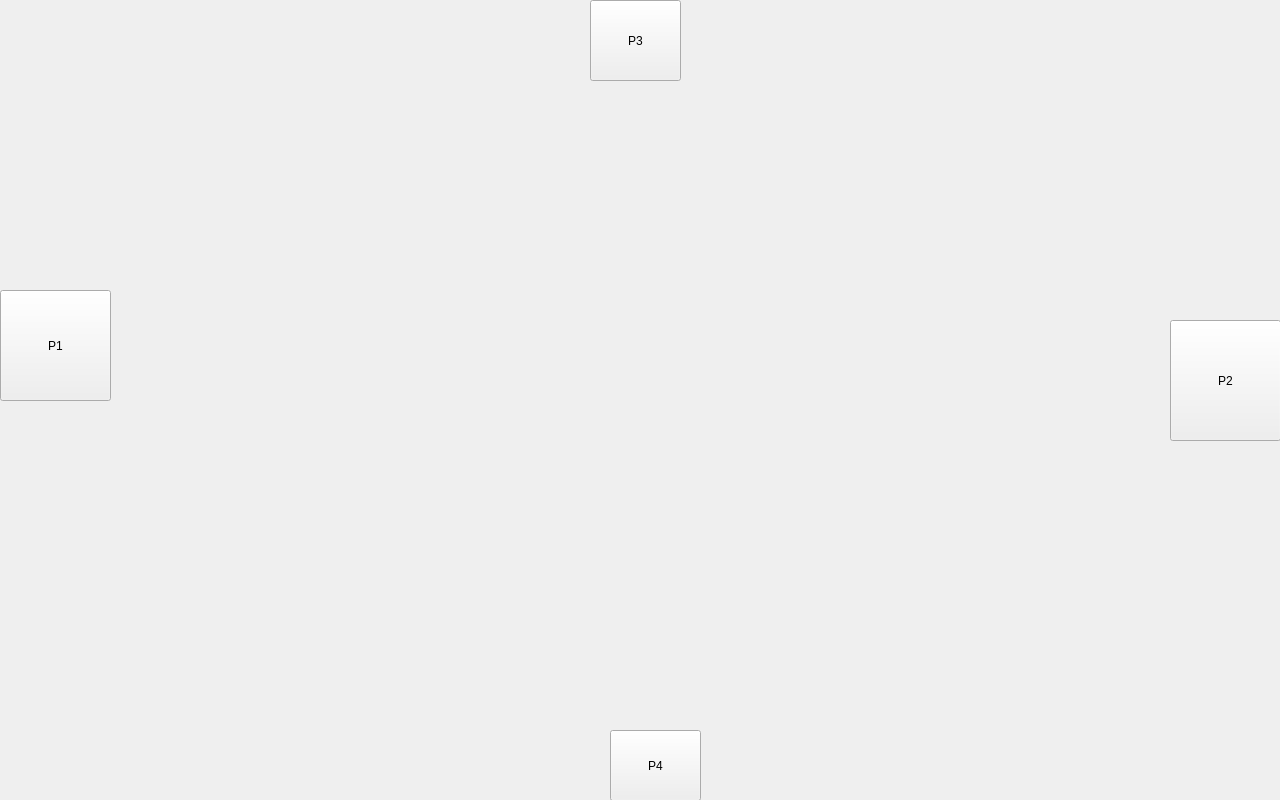
<?xml version="1.0" encoding="UTF-8"?>
<ui version="4.0">
 <class>Widget</class>
 <widget class="QWidget" name="Widget">
  <property name="geometry">
   <rect>
    <x>0</x>
    <y>0</y>
    <width>1280</width>
    <height>800</height>
   </rect>
  </property>
  <property name="windowTitle">
   <string>Widget</string>
  </property>
  <widget class="QPushButton" name="pushButton">
   <property name="geometry">
    <rect>
     <x>1170</x>
     <y>320</y>
     <width>111</width>
     <height>121</height>
    </rect>
   </property>
   <property name="styleSheet">
    <string notr="true">font: 28pt &quot;Arial&quot;;</string>
   </property>
   <property name="text">
    <string>P2</string>
   </property>
  </widget>
  <widget class="QPushButton" name="pushButton_2">
   <property name="geometry">
    <rect>
     <x>0</x>
     <y>290</y>
     <width>111</width>
     <height>111</height>
    </rect>
   </property>
   <property name="styleSheet">
    <string notr="true">font: 28pt &quot;Arial&quot;;</string>
   </property>
   <property name="text">
    <string>P1</string>
   </property>
  </widget>
  <widget class="QPushButton" name="pushButton_3">
   <property name="geometry">
    <rect>
     <x>590</x>
     <y>0</y>
     <width>91</width>
     <height>81</height>
    </rect>
   </property>
   <property name="styleSheet">
    <string notr="true">font: 28pt &quot;Arial&quot;;</string>
   </property>
   <property name="text">
    <string>P3</string>
   </property>
  </widget>
  <widget class="QPushButton" name="pushButton_4">
   <property name="geometry">
    <rect>
     <x>610</x>
     <y>730</y>
     <width>91</width>
     <height>71</height>
    </rect>
   </property>
   <property name="styleSheet">
    <string notr="true">font: 28pt &quot;Arial&quot;;</string>
   </property>
   <property name="text">
    <string>P4</string>
   </property>
  </widget>
 </widget>
 <layoutdefault spacing="6" margin="11"/>
 <resources/>
 <connections/>
</ui>
